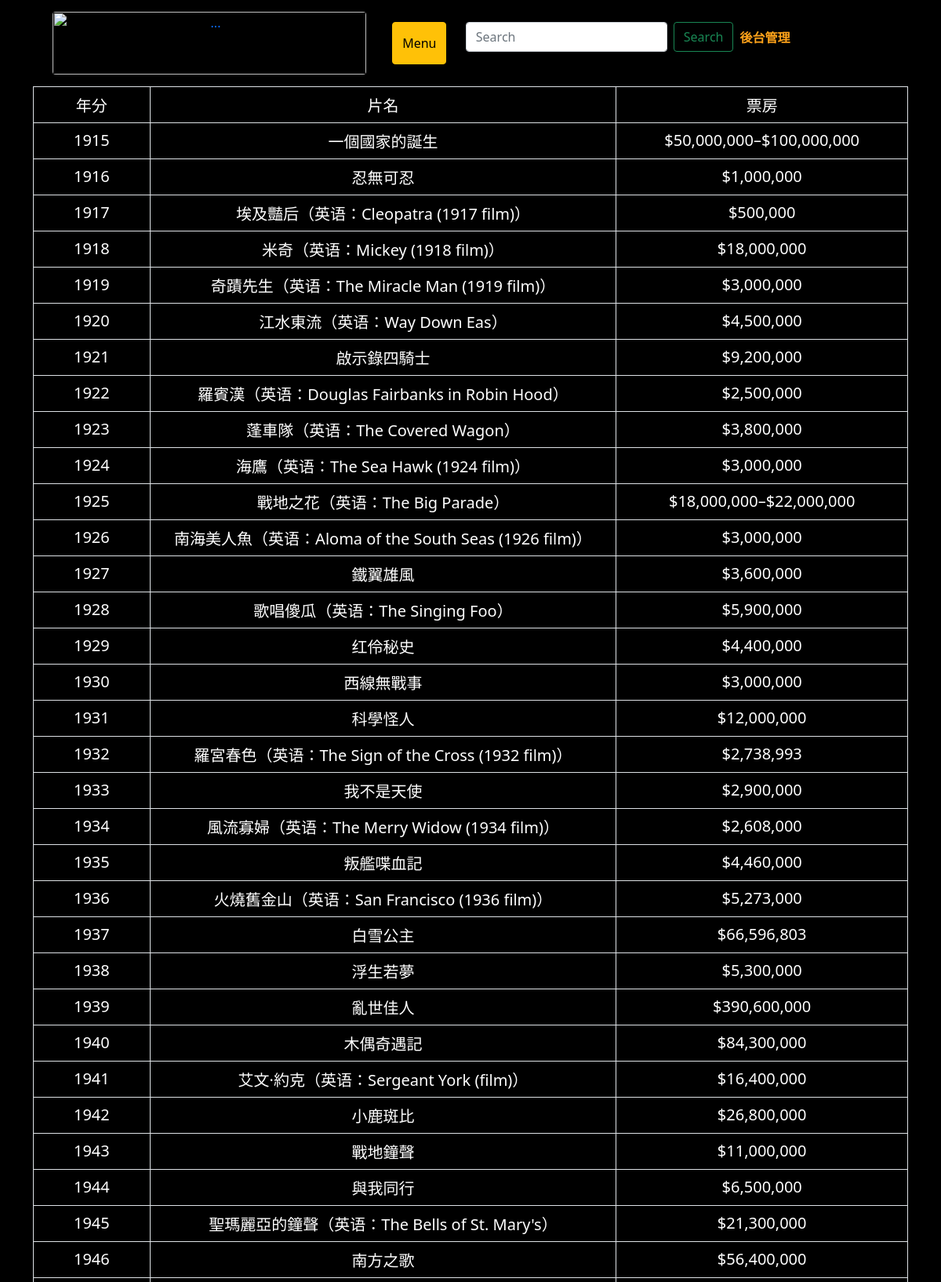
The page /champofyear/ (upper part) on the database its author committed.
### movies/models.py (models this page shows, shortened)
class Box_office_champion_year_world (models.Model): #全球年度票房冠軍
    year = models.CharField(max_length=20)
    name = models.CharField(max_length=20)
    box_office = models.CharField(max_length=20)
    pub_date = models.DateTimeField(default=timezone.now)

### movies/views.py (the view)
# urls.py: path('champofyear/' , champofyear),
def champofyear(request):
    items = Box_office_champion_year_world.objects.all()
    return render(request, 'champofyear.html', locals())

### templates/champofyear.html (shortened to what this page needs)
{% extends "base.html" %}
{% block content %}
<table class='table table-striped table-bordered'>
  <tr>
        <td width="10%" align="center" valign="center"><span style="color:white;font-size:20px;">年分</span></td>
        <td width="40%" align="center" valign="center"><span style="color:white;font-size:20px;">片名</span></td>
        <td width="25%" align="center" valign="center"><span style="color:white;font-size:20px;">票房</span></td>
  </tr>
  {% for item in items %}
    <tr>
      <td width="10%" align="center" valign="center"><span style="color:white;font-size:20px;">{{item.year}}</span></td>
      <td width="40%" align="center" valign="center"><span style="color:white;font-size:20px;">{{item.name}}</span></td>
      <td width="25%" align="center" valign="center"><span style="color:white;font-size:20px;">{{item.box_office}}</span></td>
    </tr>
  {% endfor %}
</table>
{% endblock %}

### rows shown on the page
Box_office_champion_year_world: year "1915", name "一個國家的誕生", box_office "$50,000,000–$100,000,000"
Box_office_champion_year_world: year "1916", name "忍無可忍", box_office "$1,000,000"
Box_office_champion_year_world: year "1917", name "埃及豔后（英语：Cleopatra (1917 film)）", box_office "$500,000"
Box_office_champion_year_world: year "1918", name "米奇（英语：Mickey (1918 film)）", box_office "$18,000,000"
Box_office_champion_year_world: year "1919", name "奇蹟先生（英语：The Miracle Man (1919 film)）", box_office "$3,000,000"
Box_office_champion_year_world: year "1920", name "江水東流（英语：Way Down Eas）", box_office "$4,500,000"
Box_office_champion_year_world: year "1921", name "啟示錄四騎士", box_office "$9,200,000"
Box_office_champion_year_world: year "1922", name "羅賓漢（英语：Douglas Fairbanks in Robin Hood）", box_office "$2,500,000"
Box_office_champion_year_world: year "1923", name "蓬車隊（英语：The Covered Wagon）", box_office "$3,800,000"
Box_office_champion_year_world: year "1924", name "海鷹（英语：The Sea Hawk (1924 film)）", box_office "$3,000,000"
Box_office_champion_year_world: year "1925", name "戰地之花（英语：The Big Parade）", box_office "$18,000,000–$22,000,000"
Box_office_champion_year_world: year "1926", name "南海美人魚（英语：Aloma of the South Seas (1926 film)）", box_office "$3,000,000"
Box_office_champion_year_world: year "1927", name "鐵翼雄風", box_office "$3,600,000"
Box_office_champion_year_world: year "1928", name "歌唱傻瓜（英语：The Singing Foo）", box_office "$5,900,000"
Box_office_champion_year_world: year "1929", name "红伶秘史", box_office "$4,400,000"
Box_office_champion_year_world: year "1930", name "西線無戰事", box_office "$3,000,000"
Box_office_champion_year_world: year "1931", name "科學怪人", box_office "$12,000,000"
Box_office_champion_year_world: year "1932", name "羅宮春色（英语：The Sign of the Cross (1932 film)）", box_office "$2,738,993"
Box_office_champion_year_world: year "1933", name "我不是天使", box_office "$2,900,000"
Box_office_champion_year_world: year "1934", name "風流寡婦（英语：The Merry Widow (1934 film)）", box_office "$2,608,000"
Box_office_champion_year_world: year "1935", name "叛艦喋血記", box_office "$4,460,000"
Box_office_champion_year_world: year "1936", name "火燒舊金山（英语：San Francisco (1936 film)）", box_office "$5,273,000"
Box_office_champion_year_world: year "1937", name "白雪公主", box_office "$66,596,803"
Box_office_champion_year_world: year "1938", name "浮生若夢", box_office "$5,300,000"
Box_office_champion_year_world: year "1939", name "亂世佳人", box_office "$390,600,000"
Box_office_champion_year_world: year "1940", name "木偶奇遇記", box_office "$84,300,000"
Box_office_champion_year_world: year "1941", name "艾文·約克（英语：Sergeant York (film)）", box_office "$16,400,000"
Box_office_champion_year_world: year "1942", name "小鹿斑比", box_office "$26,800,000"
Box_office_champion_year_world: year "1943", name "戰地鐘聲", box_office "$11,000,000"
Box_office_champion_year_world: year "1944", name "與我同行", box_office "$6,500,000"
Box_office_champion_year_world: year "1945", name "聖瑪麗亞的鐘聲（英语：The Bells of St. Mary's）", box_office "$21,300,000"
Box_office_champion_year_world: year "1946", name "南方之歌", box_office "$56,400,000"
